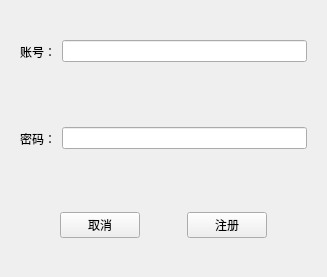
<?xml version="1.0" encoding="UTF-8"?>
<ui version="4.0">
 <class>Singin</class>
 <widget class="QWidget" name="Singin">
  <property name="geometry">
   <rect>
    <x>0</x>
    <y>0</y>
    <width>327</width>
    <height>277</height>
   </rect>
  </property>
  <property name="windowTitle">
   <string>Form</string>
  </property>
  <property name="styleSheet">
   <string notr="true">font: italic 12pt &quot;Microsoft YaHei UI&quot;;</string>
  </property>
  <layout class="QGridLayout" name="gridLayout">
   <item row="0" column="0">
    <widget class="QWidget" name="widget" native="true">
     <layout class="QHBoxLayout" name="horizontalLayout">
      <item>
       <widget class="QLabel" name="label">
        <property name="text">
         <string>账号：</string>
        </property>
       </widget>
      </item>
      <item>
       <widget class="QLineEdit" name="Username"/>
      </item>
     </layout>
    </widget>
   </item>
   <item row="1" column="0">
    <widget class="QWidget" name="widget_2" native="true">
     <layout class="QHBoxLayout" name="horizontalLayout_2">
      <item>
       <widget class="QLabel" name="label_2">
        <property name="text">
         <string>密码：</string>
        </property>
       </widget>
      </item>
      <item>
       <widget class="QLineEdit" name="Password"/>
      </item>
     </layout>
    </widget>
   </item>
   <item row="2" column="0">
    <widget class="QWidget" name="widget_3" native="true">
     <layout class="QHBoxLayout" name="horizontalLayout_3">
      <item>
       <spacer name="horizontalSpacer_2">
        <property name="orientation">
         <enum>Qt::Horizontal</enum>
        </property>
        <property name="sizeHint" stdset="0">
         <size>
          <width>40</width>
          <height>20</height>
         </size>
        </property>
       </spacer>
      </item>
      <item>
       <widget class="QPushButton" name="cancleBtn">
        <property name="text">
         <string>取消</string>
        </property>
       </widget>
      </item>
      <item>
       <spacer name="horizontalSpacer">
        <property name="orientation">
         <enum>Qt::Horizontal</enum>
        </property>
        <property name="sizeHint" stdset="0">
         <size>
          <width>11</width>
          <height>20</height>
         </size>
        </property>
       </spacer>
      </item>
      <item>
       <widget class="QPushButton" name="registerBtn">
        <property name="text">
         <string>注册</string>
        </property>
       </widget>
      </item>
      <item>
       <spacer name="horizontalSpacer_3">
        <property name="orientation">
         <enum>Qt::Horizontal</enum>
        </property>
        <property name="sizeHint" stdset="0">
         <size>
          <width>12</width>
          <height>20</height>
         </size>
        </property>
       </spacer>
      </item>
     </layout>
    </widget>
   </item>
  </layout>
 </widget>
 <resources/>
 <connections/>
</ui>
